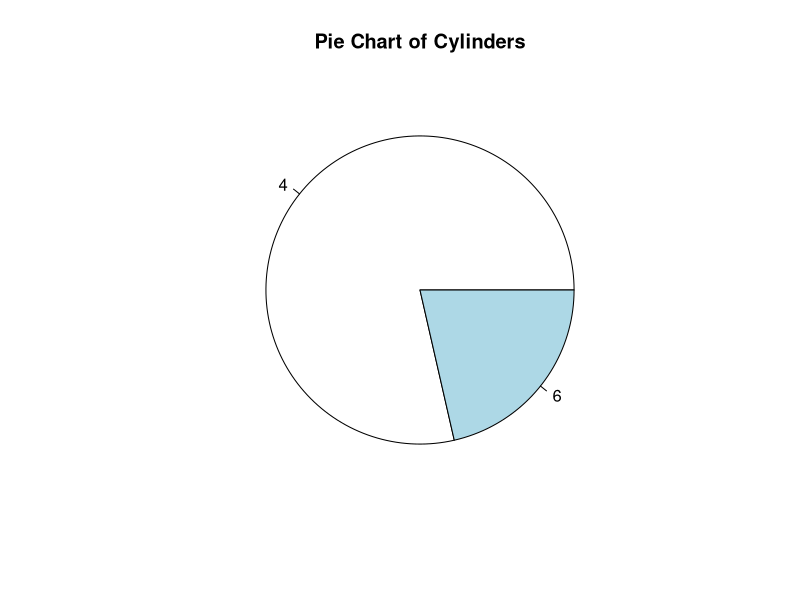
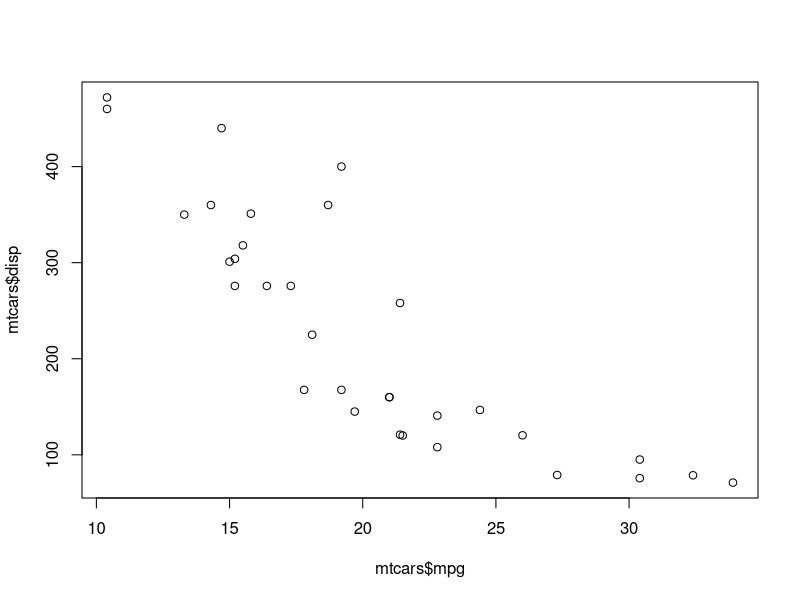
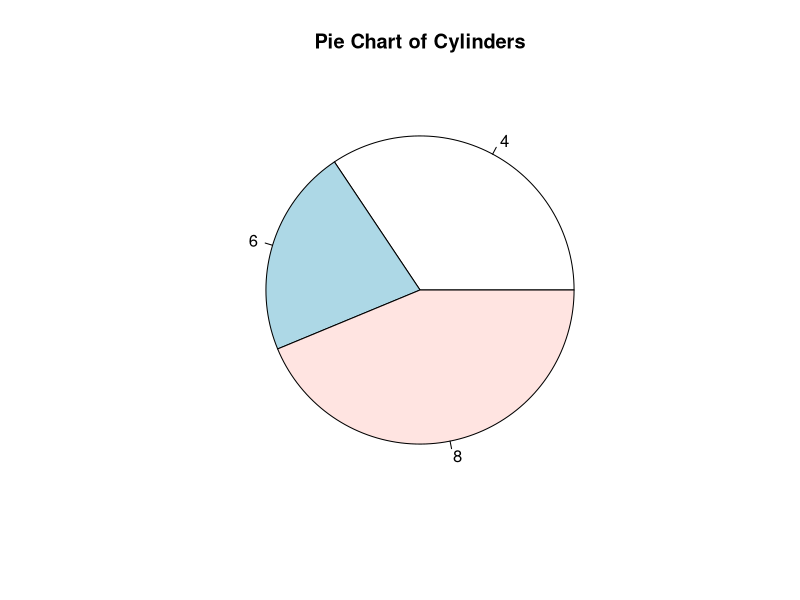

Reproduce these figures in R, in order.
#####1. INTRO TO R#####

#Dataframes, R dataset mtcars
mtcars
df<-mtcars

#Dimensions of data frame
dim(df)

#Number of rows and columns
cols<-ncol(df)
nrow(df)

#Understanding structure of dataframe 
str(df)

#Checking top 5 rows of dataframe
head(df,5)

#Extracting one column from dataframe
df$mpg

#Check type of variable
typeof(df$mpg)

#Summary
summary(df$mpg)
summary(df)

#Selcting subset of rows from dataframe
subRow <- df[5:15,]
subRow
#Selecting subset of coumns from dataframe
subCol<- mtcars[,2:4]
#Select subset of non conttiguous columns
subColNonConti<- mtcars[, c(2:4,6:9,11)]
subColNonConti
#Selecting subset by removing certain columns
subColRem<- mtcars[,-c(2:4,6)]
subColRem

subCol<- mtcars[,c('cyl','mpg')]
subCol

#Split data set
mtcars1<- mtcars[1:16,]
mtcars1
mtcars2<- mtcars[17:nrow(mtcars),]
mtcars2

#merge 2 datasets
mtcarsFull <- rbind(mtcars1,mtcars2)
mtcarsFull

#order dataset by desired feature in descending order
mtcarsFull<- mtcarsFull[order(-mtcarsFull$mpg),]

mtcarsFull

#Statistical summary of variabes
summary(mtcarsFull)

#analyse vehicles with mpg>20, filtering
mtcarsHighMpg <- mtcarsFull[mtcarsFull$mpg>20,]

mtcarsHighMpg

# check proportion of cylinders in high mpg cars, frequency distribution of categorical variables
counts<- table(mtcarsHighMpg$cyl)
counts

#pie chart
pie(counts, main="Pie Chart of Cylinders")

mean(mtcarsHighMpg$mpg)

#Scatter plot, mpg vs disp
plot(mtcars$mpg,mtcars$disp)

mean(mtcarsFull$mpg)

# check proportion of cylinders in all the cars
counts<- table(mtcarsFull$cyl)
counts

#pie chart
jpeg('rplot3.jpg')
#pie chart
pie(counts, main="Pie Chart of Cylinders")
dev.off()
